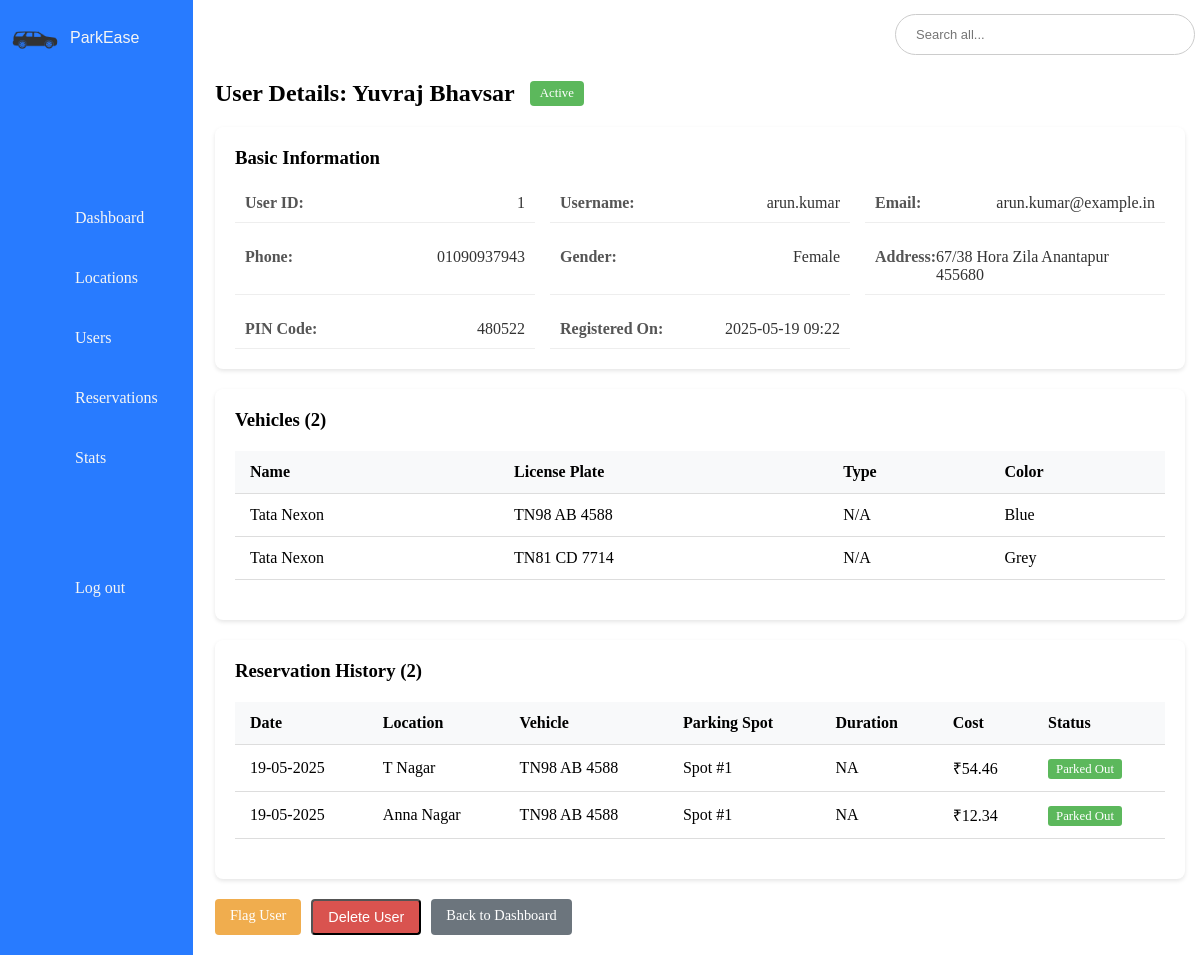
The page /admin/users/view_user/1 on the database its author committed.
### model.py (models this page shows, shortened)
class User(db.Model, UserMixin):
    id = db.Column(db.Integer, primary_key=True)
    username = db.Column(db.String(80), unique=True)
    email = db.Column(db.String(120), unique=True, nullable=False)
    password = db.Column(db.String(200), nullable=False)
    firstname = db.Column(db.String(100))
    lastname = db.Column(db.String(100))
    gender = db.Column(db.String(10))
    phone = db.Column(db.String(15))
    address = db.Column(db.String(200))
    pin = db.Column(db.String(10))
    registration_date = db.Column(db.DateTime, default=datetime.now)
    is_active = db.Column(db.Boolean, default=True)
    reservations = db.relationship('Reservation', backref='user_ref', lazy=True)
    vehicles = db.relationship('Vehicle', backref='owner', cascade='all, delete-orphan')

class Vehicle(db.Model):
    id = db.Column(db.Integer, primary_key=True)
    vehicle_name = db.Column(db.String(100))
    vehicle_nickname = db.Column(db.String(100))
    license_plate = db.Column(db.String(20), unique=True, nullable=False)
    vehicle_image = db.Column(db.String)
    color = db.Column(db.String(50))
    user_id = db.Column(db.Integer, db.ForeignKey('user.id'), nullable=False)
    reservations = db.relationship('Reservation', back_populates='vehicle', lazy=True)

class Reservation(db.Model):
    id = db.Column(db.Integer, primary_key=True)
    booking_id = db.Column(db.String(50), unique=True, nullable=False)
    booking_timestamp = db.Column(db.DateTime, default=datetime.utcnow)
    lot_id = db.Column(db.Integer, db.ForeignKey('parking_lot.id'), nullable=False)
    spot_id = db.Column(db.Integer, db.ForeignKey('parking_spot.id'))
    user_id = db.Column(db.Integer, db.ForeignKey('user.id'))
    vehicle_id = db.Column(db.Integer, db.ForeignKey('vehicle.id'))
    expected_arrival = db.Column(db.DateTime, nullable=False)
    expected_departure = db.Column(db.DateTime, nullable=False)
    parking_timestamp = db.Column(db.DateTime)
    leaving_timestamp = db.Column(db.DateTime)
    parking_cost = db.Column(db.Float)
    status = db.Column(db.String(20), default='Pending')
    cancellation_reason = db.Column(db.String(200))
    lot = db.relationship('ParkingLot')
    spot = db.relationship('ParkingSpot', backref=db.backref('reservations', lazy='dynamic'))
    user = db.relationship('User', overlaps="reservations,user_ref")
    vehicle = db.relationship('Vehicle')

class Location(db.Model):
    id = db.Column(db.Integer, primary_key=True)
    name = db.Column(db.String(100), nullable=False)
    address = db.Column(db.String(200), nullable=False)
    pin_code = db.Column(db.String(10))
    parking_lots = db.relationship('ParkingLot', backref='location_ref', lazy=True)

class ParkingSpot(db.Model):
    id = db.Column(db.Integer, primary_key=True)
    lot_id = db.Column(db.Integer, db.ForeignKey('parking_lot.id'))
    spot_number = db.Column(db.Integer, nullable=False)
    status = db.Column(db.String(1), default='A')  # A = Available, O = Occupied

### routes/admin_routes.py (the view)
@admin_bp.route('/users/view_user/<int:user_id>')
def user_detail(user_id):
    user = User.query.get_or_404(user_id)
    user.reservations = Reservation.query.filter_by(user_id=user_id).all()
    return render_template('partials/_view_user_details.html', user=user)

### templates/partials/_view_user_details.html (shortened to what this page needs)
{% extends 'admin/adash_base.html' %}
{% block custom_styles %}
<link rel="stylesheet" href="{{url_for('static', filename='style/partials/_view_user_details.css' )}}">
{% endblock %}
{% block body %}
{% block content %}
<div class="user-detail-container">
    <div class="user-header">
        <h2>User Details: {{ user.firstname }} {{ user.lastname }}</h2>
        <div class="user-status-badge {% if not user.is_active %}inactive{% endif %}">
            {% if user.is_active %}Active{% else %}Inactive{% endif %}
        </div>
    </div>
    <div class="user-detail-sections">
        <section class="detail-section">
            <h3> Basic Information</h3>
            <div class="detail-grid">
                <div class="detail-item">
                    <span class="detail-label">User ID:</span>
                    <span class="detail-value">{{ user.id }}</span>
                </div>
                <div class="detail-item">
                    <span class="detail-label">Username:</span>
                    <span class="detail-value">{{ user.username }}</span>
                </div>
                <div class="detail-item">
                    <span class="detail-label">Email:</span>
                    <span class="detail-value">{{ user.email }}</span>
                </div>
                <div class="detail-item">
                    <span class="detail-label">Phone:</span>
                    <span class="detail-value">{{ user.phone }}</span>
                </div>
                <div class="detail-item">
                    <span class="detail-label">Gender:</span>
                    <span class="detail-value">{{ user.gender }}</span>
                </div>
                <div class="detail-item">
                    <span class="detail-label">Address:</span>
                    <span class="detail-value">{{ user.address }}</span>
                </div>
                <div class="detail-item">
                    <span class="detail-label">PIN Code:</span>
                    <span class="detail-value">{{ user.pin }}</span>
                </div>
                <div class="detail-item">
                    <span class="detail-label">Registered On:</span>
                    <span class="detail-value">{{ user.registration_date.strftime('%Y-%m-%d %H:%M') }}</span>
                </div>
            </div>
        </section>
        <section class="detail-section">
            <h3> Vehicles ({{ user.vehicles|length }})</h3>
            {% if user.vehicles %}
            <div class="table-responsive">
                <table class="vehicles-table">
                    <thead>
                        <tr>
                            <th>Name</th>
                            <th>License Plate</th>
                            <th>Type</th>
                            <th>Color</th>
                        </tr>
                    </thead>
                    <tbody>
                        {% for vehicle in user.vehicles %}
                        <tr>
                            <td>{{ vehicle.vehicle_name or 'N/A' }}</td>
                            <td>{{ vehicle.license_plate }}</td>
                            <td>{{ vehicle.vehicle_type or 'N/A' }}</td>
                            <td>{{ vehicle.color or 'N/A' }}</td>
                        </tr>
                        {% endfor %}
                    </tbody>
                </table>
            </div>
            {% else %}
            <p class="no-data">No vehicles registered</p>
            {% endif %}
        </section>
        <section class="detail-section">
            <h3> Reservation History ({{ user.reservations|length }})</h3>
            {% if user.reservations %}
            <div class="table-responsive">
                <table class="reservations-table">
                    <thead>
                        <tr>
                            <th>Date</th>
                            <th>Location</th>
                            <th>Vehicle</th>
                            <th>Parking Spot</th>
                            <th>Duration</th>
                            <th>Cost</th>
                            <th>Status</th>
                        </tr>
                    </thead>
                    <tbody>
                        {% for reservation in user.reservations %}
                        <tr>
                            <td>{{ reservation.booking_timestamp.strftime('%d-%m-%Y') }}</td>
                            <td>
                                {% if reservation.lot and reservation.lot.location_ref %}
                                {{ reservation.lot.location_ref.name }}
                                {% else %}
                                N/A
                                {% endif %}
                            </td>
                            <td>
                                {% if reservation.vehicle %}
                                {{ reservation.vehicle.license_plate }}
                                {% else %}
                                N/A
                                {% endif %}
                            </td>
                            <td>
                                {% if reservation.spot %}
                                Spot #{{ reservation.spot.spot_number }}
                                {% else %}
                                N/A
                                {% endif %}
                            </td>
                            <td>
                                {% if reservation.status == 'confirmed' %}
                                {{ (reservation.expected_departure - reservation.expected_arrival).seconds // 3600 }}h
                                {% elif reservation.status in ['cancelled', 'rejected'] %}
                                NA
                                {% elif reservation.status == 'parked' %}
                                Currently Parked
                                {% elif reservation.status == 'parked_out' %}
                                {{ (reservation.leaving_timestamp - reservation.parking_timestamp).seconds // 3600 }}h
                                {% else %}
                                NA
                                {% endif %}
                            </td>
                            <td>
                                {% if reservation.parking_cost %}
                                ₹{{ "%.2f"|format(reservation.parking_cost) }}
                                {% else %}
                                Pending
                                {% endif %}
                            </td>
                            <td>
                                <span
                                    class="status-badge {% if reservation.leaving_timestamp %}completed{% else %}active{% endif %}">
                                    {{reservation.status}}
                                </span>
                            </td>
                        </tr>
                        {% endfor %}
                    </tbody>
                </table>
            </div>
            {% else %}
            <p class="no-data">No reservation history</p>
            {% endif %}
        </section>
    </div>
    <div class="user-actions">
        {% if user.is_active %}
        <a href="{{ url_for('admin.flag_user_confirmation', id=user.id) }}" class="btn btn-warning">Flag User</a>
        {% else %}
        <form action="{{ url_for('admin.unflag_user', id=user.id) }}" method="POST" style="display:inline;">
            <button type="submit" class="btn btn-success">Activate User</button>
        </form>
        {% endif %}
        <form action="{{ url_for('admin.delete_user', id=user.id) }}" method="POST" style="display:inline;"
            onsubmit="return confirmDelete()">
            <button type="submit" class="btn btn-danger">Delete User</button>
        </form>
        <a href="{{ url_for('admin.admin_dashboard') }}" class="btn btn-secondary">Back to Dashboard</a>
    </div>
</div>
{% endblock %}
{% endblock %}

### static/style/admin/adash_base.css (style rules this page uses)
* { margin: 0; padding: 0; box-sizing: border-box; }
:root { --blue: #287bff; --white: #fff; --grey: #f5f5f5; --black1: #222; --black2: #999; }
body { min-height: 100vh; overflow-x: hidden; }

### static/style/partials/_view_user_details.css (style rules this page uses)
.user-detail-container { padding: 20px; max-width: 1200px; margin: 0 auto; }
.user-header { display: flex; align-items: center; margin-bottom: 20px; }
.user-status-badge { padding: 5px 10px; border-radius: 4px; margin-left: 15px; font-size: 0.8rem; background: #5cb85c; color: white; }
.detail-section { background: white; border-radius: 8px; padding: 20px; margin-bottom: 20px; box-shadow: 0 2px 4px rgba(0,0,0,0.1); }
.detail-grid { display: grid; grid-template-columns: repeat(auto-fill, minmax(250px, 1fr)); gap: 15px; margin-top: 15px; }
.detail-item { display: flex; justify-content: space-between; padding: 10px; border-bottom: 1px solid #eee; }
.detail-label { font-weight: bold; color: #555; }
.detail-value { color: #333; }
.table-responsive { overflow-x: auto; margin: 20px 0; }
table { width: 100%; border-collapse: collapse; }
th, td { padding: 12px 15px; text-align: left; border-bottom: 1px solid #ddd; }
th { background-color: #f8f9fa; font-weight: 600; }
.status-badge { padding: 3px 8px; border-radius: 3px; font-size: 0.8rem; }
.status-badge.completed { background: #5cb85c; color: white; }
.user-actions { display: flex; gap: 10px; margin-top: 20px; }
.btn { padding: 8px 15px; border-radius: 4px; text-decoration: none; font-size: 0.9rem; }
.btn-warning { background: #f0ad4e; color: white; }
.btn-danger { background: #d9534f; color: white; }
.btn-secondary { background: #6c757d; color: white; }

### rows shown on the page
User: firstname "Yuvraj", lastname "Bhavsar", id "1", username "arun.kumar", email "arun.kumar@example.in", phone "01090937943", gender "Female", address "67/38 Hora Zila Anantapur 455680", pin "480522", registration_date "2025-05-19 09:22"
Vehicle: vehicle_name "Tata Nexon", license_plate "TN98 AB 4588", vehicle_type "N/A", color "Blue"
Vehicle: vehicle_name "Tata Nexon", license_plate "TN81 CD 7714", vehicle_type "N/A", color "Grey"
Reservation: booking_timestamp "19-05-2025", lot.location_ref.name "T Nagar", vehicle.license_plate "TN98 AB 4588", spot.spot_number "1", shows "NA", parking_cost "54.46", status "Parked Out"
Reservation: booking_timestamp "19-05-2025", lot.location_ref.name "Anna Nagar", vehicle.license_plate "TN98 AB 4588", spot.spot_number "1", shows "NA", parking_cost "12.34", status "Parked Out"

### other values the page prints
{{ user.vehicles|length }} "2"
{{ user.reservations|length }} "2"
